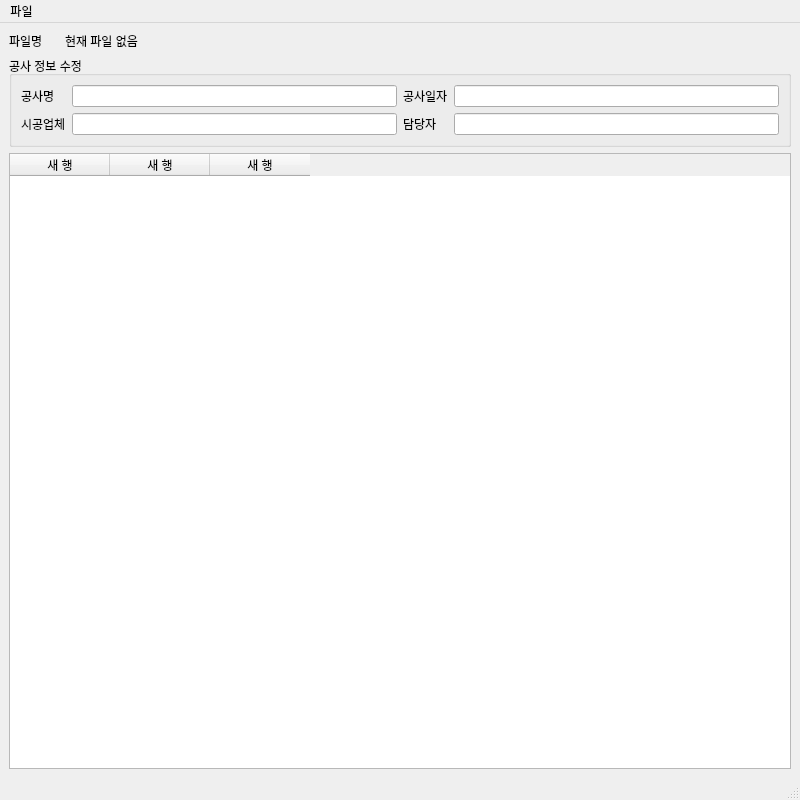
<?xml version="1.0" encoding="UTF-8"?>
<ui version="4.0">
 <class>MainWindow</class>
 <widget class="QMainWindow" name="MainWindow">
  <property name="geometry">
   <rect>
    <x>0</x>
    <y>0</y>
    <width>800</width>
    <height>800</height>
   </rect>
  </property>
  <property name="minimumSize">
   <size>
    <width>800</width>
    <height>800</height>
   </size>
  </property>
  <property name="windowTitle">
   <string>Excel Photo Manager</string>
  </property>
  <widget class="QWidget" name="centralwidget">
   <layout class="QGridLayout" name="gridLayout">
    <item row="0" column="1">
     <widget class="QLabel" name="label_file">
      <property name="maximumSize">
       <size>
        <width>16777215</width>
        <height>30</height>
       </size>
      </property>
      <property name="text">
       <string>현재 파일 없음</string>
      </property>
     </widget>
    </item>
    <item row="0" column="0">
     <widget class="QLabel" name="label_8">
      <property name="maximumSize">
       <size>
        <width>50</width>
        <height>16777215</height>
       </size>
      </property>
      <property name="text">
       <string>파일명</string>
      </property>
     </widget>
    </item>
    <item row="2" column="0" colspan="2">
     <widget class="QGroupBox" name="groupBox_detail">
      <property name="maximumSize">
       <size>
        <width>16777215</width>
        <height>200</height>
       </size>
      </property>
      <property name="title">
       <string>공사 정보 수정</string>
      </property>
      <property name="checkable">
       <bool>false</bool>
      </property>
      <layout class="QGridLayout" name="gridLayout_2">
       <item row="0" column="1">
        <widget class="QLineEdit" name="lineEdit_project"/>
       </item>
       <item row="1" column="0">
        <widget class="QLabel" name="label_3">
         <property name="text">
          <string>시공업체</string>
         </property>
        </widget>
       </item>
       <item row="1" column="3">
        <widget class="QLineEdit" name="lineEdit_name"/>
       </item>
       <item row="1" column="2">
        <widget class="QLabel" name="label_6">
         <property name="text">
          <string>담당자</string>
         </property>
        </widget>
       </item>
       <item row="0" column="3">
        <widget class="QLineEdit" name="lineEdit_date"/>
       </item>
       <item row="1" column="1">
        <widget class="QLineEdit" name="lineEdit_company"/>
       </item>
       <item row="0" column="0">
        <widget class="QLabel" name="label_2">
         <property name="text">
          <string>공사명</string>
         </property>
        </widget>
       </item>
       <item row="0" column="2">
        <widget class="QLabel" name="label_5">
         <property name="text">
          <string>공사일자</string>
         </property>
        </widget>
       </item>
      </layout>
     </widget>
    </item>
    <item row="3" column="0" colspan="2">
     <widget class="QTableWidget" name="tableWidget">
      <property name="acceptDrops">
       <bool>true</bool>
      </property>
      <property name="lineWidth">
       <number>7</number>
      </property>
      <property name="dragDropMode">
       <enum>QAbstractItemView::NoDragDrop</enum>
      </property>
      <property name="alternatingRowColors">
       <bool>true</bool>
      </property>
      <property name="selectionMode">
       <enum>QAbstractItemView::SingleSelection</enum>
      </property>
      <property name="verticalScrollMode">
       <enum>QAbstractItemView::ScrollPerPixel</enum>
      </property>
      <attribute name="horizontalHeaderCascadingSectionResizes">
       <bool>false</bool>
      </attribute>
      <attribute name="verticalHeaderCascadingSectionResizes">
       <bool>false</bool>
      </attribute>
      <attribute name="verticalHeaderDefaultSectionSize">
       <number>220</number>
      </attribute>
      <column>
       <property name="text">
        <string>새 행</string>
       </property>
      </column>
      <column>
       <property name="text">
        <string>새 행</string>
       </property>
      </column>
      <column>
       <property name="text">
        <string>새 행</string>
       </property>
      </column>
     </widget>
    </item>
   </layout>
  </widget>
  <widget class="QMenuBar" name="menubar">
   <property name="geometry">
    <rect>
     <x>0</x>
     <y>0</y>
     <width>800</width>
     <height>22</height>
    </rect>
   </property>
   <widget class="QMenu" name="menu">
    <property name="title">
     <string>파일</string>
    </property>
    <addaction name="action_open"/>
    <addaction name="action_save"/>
    <addaction name="action_saveas"/>
    <addaction name="separator"/>
    <addaction name="action_exit"/>
   </widget>
   <addaction name="menu"/>
  </widget>
  <widget class="QStatusBar" name="statusbar"/>
  <action name="action_open">
   <property name="text">
    <string>열기</string>
   </property>
  </action>
  <action name="action_save">
   <property name="text">
    <string>저장</string>
   </property>
   <property name="shortcut">
    <string/>
   </property>
  </action>
  <action name="action_saveas">
   <property name="text">
    <string>다른 이름으로 저장</string>
   </property>
  </action>
  <action name="action_exit">
   <property name="text">
    <string>종료</string>
   </property>
  </action>
 </widget>
 <resources/>
 <connections>
  <connection>
   <sender>action_exit</sender>
   <signal>triggered()</signal>
   <receiver>MainWindow</receiver>
   <slot>close()</slot>
   <hints>
    <hint type="sourcelabel">
     <x>-1</x>
     <y>-1</y>
    </hint>
    <hint type="destinationlabel">
     <x>399</x>
     <y>399</y>
    </hint>
   </hints>
  </connection>
 </connections>
</ui>
